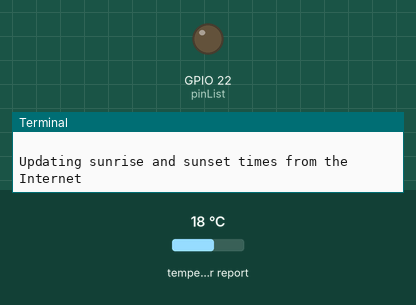
This program was run on a simulated Raspberry Pi (BCM pin numbers). Parts: output pins drawn as LEDs (lit = HIGH), the last lines printed to the terminal. The test bench sets the inputs (shaded band); at power-on: temperature in the web weather report 18 °C. Requests to the public web service named in the program get a made-up reply in its usual format after 0.4 s (London, UTC, broken clouds, 64 % humidity, 1013 hPa unless stated); the clock reads 2024-03-15 10:24:30 at power-on unless the program sets it.

Above: at 0.1 s.
At 0.5 s:
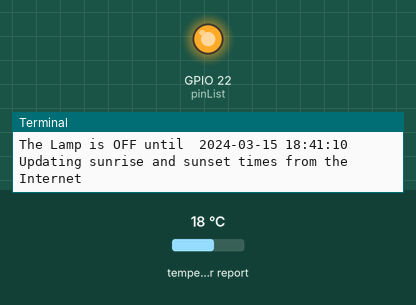
Timing chart, 0 to 2.0 s (numbered marks = the images above):
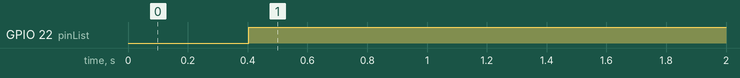

Measured:
- by itself, GPIO 22 (pinList): LOW → HIGH at 0.40 s

The program:

suntimes.py
```python
#!/usr/bin/python
import RPi.GPIO as GPIO
from datetime import datetime, date, timedelta, time
import time as mtime
import requests

# Connecting to the OpenWeatherMap api
def get_suntimes():
	city = "3451190"
	apikey = "0a26e4405f88c8088a6ae5175cb84999"
	url = str("http://api.openweathermap.org/data/2.5/weather?id="+city+"&appid="+apikey)
	weather_request = requests.get(url)
	weather_json = weather_request.json()
    # Parsing JSON for sun times
	set = weather_json['sys']['sunset']
	rise = weather_json['sys']['sunrise']
	return set, rise

def GPIO_Initialization(): #setting up raspberrypi GPIO pins
	GPIO.setmode(GPIO.BCM)
	# init list with pin numbers, add for more relays
	pinList = [22]
	for i in pinList:
		GPIO.setup(i, GPIO.OUT)
	return pinList

def show_times(timeRightNow,sunset,sunrise):#Showing time information from initial json GET request and any day adjustments needed
	print("\nThe time right now is... ", timeRightNow,"\n")
	print("Next sunset time is -", datetime.fromtimestamp(sunset),"\n")
	print("Next sunrise time is -", datetime.fromtimestamp(sunrise),"\n")


def time_dayadjustment(sunrise,sunset):
	dayAdjustment = timedelta(days=1).total_seconds()
	if mtime.time() > sunrise and mtime.time() < sunset:
		sunrise = sunrise + dayAdjustment
		#print("\nSunrise time was adjusted, \nit is now", datetime.fromtimestamp(sunrise))
		return sunrise, sunset
	elif mtime.time() > sunrise and mtime.time() > sunset:
		sunrise = sunrise + dayAdjustment
		sunset = sunset + dayAdjustment
		print("\nSunrise and Sunset time was adjusted", datetime.fromtimestamp(sunset))
		return sunrise,sunset
	else:
		print("nothing changed")

def time_update():
	print("Updating sunrise and sunset times from the Internet")
	suntimes = get_suntimes()
	print("Done.\n")
	sunset = suntimes[0]
	sunrise = suntimes[1]
	timeRightNow = datetime.fromtimestamp(mtime.time())
	print("Adjusting dates")
	adjtimes = time_dayadjustment(sunrise,sunset)
	print("Done.\n")
	sunrise = adjtimes[0]
	sunset = adjtimes[1]
	show_times(timeRightNow,sunset,sunrise)
	return sunrise,sunset

def lamp_delaytimes(sunrise,sunset):
	waitTimeAfterSunset = 1800
	waitTimeBeforeSunrise = 19800
	lampONTime = sunset + waitTimeAfterSunset
	lampOFFTime = sunrise - waitTimeBeforeSunrise
	return lampONTime,lampOFFTime

#Define your times to wait after and before Sunset and Sunrise, respectively
def main():
	print("Welcome to SunSwitch for Raspberry Pi\n")
	print("Initializing Raspberry Pi GPIO pins\n")
	pinList = GPIO_Initialization()
	x = time_update()
	sunrise = x[0]
	sunset = x[1]
	lampdelay = lamp_delaytimes(sunrise,sunset)
	lampONTime = lampdelay[0]
	lampOFFTime = lampdelay[1]
	#Loop that turns on and off your GPIO pin/lamp between your sunrise and sunset times, should only need to edit your gpio pin number here
	while True:
		if mtime.time() > lampONTime and mtime.time() < lampOFFTime:
			GPIO.output(pinList, GPIO.LOW)
			lampOFFDT = datetime.fromtimestamp(lampOFFTime)
			print("The Lamp is ON until", lampOFFDT)
			mtime.sleep(120);
		else:
			GPIO.output(pinList, GPIO.HIGH)
			lampONDT = datetime.fromtimestamp(lampONTime)
			print("The Lamp is OFF until ", lampONDT)
			new = time_update()
			sunrise = new[0]
			sunset = new[1]
			print("Program will now sleep until 30 minutes after sunset")
			safetybuffer = 10
			#timeDT = datetime.fromtimestamp(mtime.time())
			slumber = (lampONTime + safetybuffer) - mtime.time()
			#print(slumber)
			slumberClean = datetime.fromtimestamp(mtime.time() + slumber)
			#print("Just",slumberClean.strftime("%H hours, %M minutes and %S seconds to go."))
			print("zzzzZZZzzz...for", slumber,"seconds...zzzzZZZZzzz")
			mtime.sleep(slumber)
			print("OK, program woke up @ ", datetime.fromtimestamp(mtime.time()), "! \nRunning back through the program!")

try:
	main()
except KeyboardInterrupt:
	GPIO.cleanup()
	print("\nOK, bye!")
```
